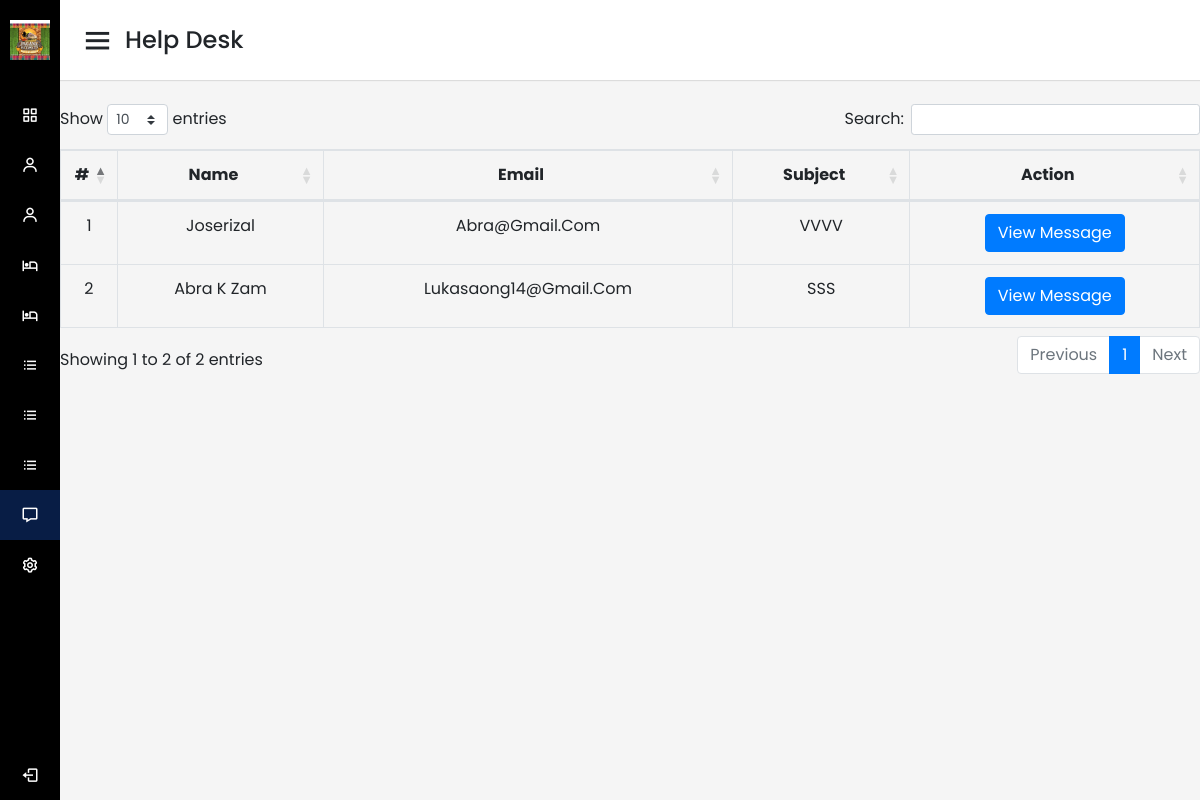
The app's page /admin/help_desk.php (signed in) with its own data.
### tables this page shows
CREATE TABLE `inquiries` (
  `id` int(11) NOT NULL,
  `name` varchar(255) NOT NULL,
  `email` varchar(255) NOT NULL,
  `subject` varchar(255) NOT NULL,
  `message` text NOT NULL,
  `status` int(11) NOT NULL
);

### admin/help_desk.php (the view, shortened to what this page needs)
<?php
if (isset($_SESSION['user_id']) && $_SESSION['role'] === "Administrator") {
?>
<!DOCTYPE html>
<html lang="en" dir="ltr">
  <head>
    <link rel="stylesheet" href="../css/admin_style.css">
    <link href='https://unpkg.com/boxicons@2.0.7/css/boxicons.min.css' rel='stylesheet'>
     <link href="https://cdnjs.cloudflare.com/ajax/libs/twitter-bootstrap/4.6.0/css/bootstrap.min.css" rel="stylesheet"/>
    <link href="https://cdn.datatables.net/1.13.3/css/dataTables.bootstrap4.min.css" rel="stylesheet"/>
   </head>
<body>
  <div class="sidebar">
    <div class="logo-details">
      <img src="../img/Pagana_logo.png" width="40" height="40" style="margin-left: 10px;" alt="">
      <span class="logo_name">Pagana Kutawato</span>
    </div>
      <ul class="nav-links">
        <li>
          <a href="dashboard.php">
            <i class='bx bx-grid-alt' ></i>
            <span class="links_name">Dashboard</span>
          </a>
        </li>
        <li>
          <a href="user.php">
            <i class='bx bx-user' ></i>
            <span class="links_name">Guests</span>
          </a>
        </li>
        <li>
          <a href="guests.php">
            <i class='bx bx-user' ></i>
            <span class="links_name">Users</span>
          </a>
        </li>
        <li>
          <a href="room.php">
            <i class='bx bx-hotel' ></i>
            <span class="links_name">Room</span>
          </a>
        </li>
        <li>
          <a href="roomavail.php">
            <i class='bx bx-hotel' ></i>
            <span class="links_name">Room Booking</span>
          </a>
        </li>
        <li>
          <a href="amenities.php">
            <i class='bx bx-list-ul' ></i>
            <span class="links_name">Amenities</span>
          </a>
        </li>
        <li>
          <a href="reservations.php">
            <i class='bx bx-list-ul' ></i>
            <span class="links_name">Reservation</span>
          </a>
        </li>
        <li>
          <a href="reports.php">
            <i class='bx bx-list-ul' ></i>
            <span class="links_name">Reports</span>
          </a>
        </li>
        <li>
          <a href="help_desk.php" class="active">
            <i class='bx bx-message' ></i>
            <span class="links_name">Help Desk</span>
          </a>
        </li>
        <li>
          <a href="settings.php">
            <i class='bx bx-cog' ></i>
            <span class="links_name">Setting</span>
          </a>
        </li>
        <li class="log_out">
          <a href="logout.php">
            <i class='bx bx-log-out'></i>
            <span class="links_name">Log out</span>
          </a>
        </li>
      </ul>
  </div>
  <section class="home-section">
    <nav>
      <div class="sidebar-button">
        <i class='bx bx-menu sidebarBtn'></i>
        <span class="dashboard">Help Desk</span>
      </div>
    </nav>
    <div class="home-content" style="overflow: hidden;">
        <div class="tables table-responsive">
            <table class="table table-bordered">
                <thead>
                <tr>
                    <th style="text-align: center; width: 5%;">#</th>
                    <th style="text-align: center;">Name</th>
                    <th style="text-align: center;">Email</th>
                    <th style="text-align: center;">Subject</th>
                    <th style="text-align: center;">Action</th>
                </tr>
                </thead>
                <tbody>
                  <?php
                  $conn = dbConnect();
                  $stmt = $conn->prepare("SELECT * FROM inquiries order by id desc");
                  $stmt->execute();
                  $result = $stmt->get_result();
                  $sn = 0;
                  while ($row = $result->fetch_assoc()) {
                      $sn++;
                      $contactName = $row['name'];
                      $contactEmail = $row['email'];
                      $contactSubject = $row['subject'];
                      $contactMessage = $row['message'];
                  ?>
                  <tr>
                      <td style="text-align: center;"><?php echo $sn; ?></td>
                      <td style="text-align: center; text-transform: capitalize "><?php echo $contactName; ?></td>
                      <td style="text-align: center; text-transform: capitalize "><?php echo $contactEmail; ?></td>
                      <td style="text-align: center; text-transform: capitalize "><?php echo $contactSubject; ?></td>
                      <td style="text-align: center; text-transform: capitalize ">
                        <a href="#" class="btn btn-primary view-message-btn" data-toggle="modal" data-target="#messageModal" data-message="<?php echo $contactMessage; ?>">View Message</a>
                      </td>
                  </tr>
                  <?php
                  }
                  ?>
                </tbody>
            </table>
        </div>
    </div>
  </section>
</body>
</html>
<?php
exit();
}elseif (isset($_SESSION['user_id']) && $_SESSION['role'] === "Guest") {
  header("Location: ../index.php");
}
?>

### css/admin_style.css (style rules this page uses)
* { margin: 0; padding: 0; box-sizing: border-box; font-family: 'Poppins', sans-serif; }
.sidebar { position: fixed; height: 100%; width: 240px; background: black; transition: all 0.5s ease; }
.sidebar .logo-details { height: 80px; display: flex; align-items: center; }
.sidebar .logo-details .logo_name { color: #fff; font-size: 15px; font-weight: 500; margin-left: 10px; }
.sidebar .nav-links { margin-top: 10px; }
.sidebar .nav-links li { position: relative; list-style: none; height: 50px; }
.sidebar .nav-links li a { height: 100%; width: 100%; display: flex; align-items: center; text-decoration: none; transition: all 0.4s ease; }
.sidebar .nav-links li a.active { background: #081D45; }
.sidebar .nav-links li i { min-width: 60px; text-align: center; font-size: 18px; color: #fff; }
.sidebar .nav-links li a .links_name { color: #fff; font-size: 15px; font-weight: 400; white-space: nowrap; }
.sidebar .nav-links .log_out { position: absolute; bottom: 0; width: 100%; }
.home-section { position: relative; background: #f5f5f5; min-height: 100vh; width: calc(100% - 240px); left: 240px; transition: all 0.5s ease; }
.home-section nav { display: flex; justify-content: space-between; height: 80px; background: #fff; display: flex; align-items: center; position: fixed; width: calc(100% - 240px); left: 240px; z-index: 100; padding: 0 20px; box-shadow: 0 1px 1px rgba(0, 0, 0, 0.1); transition: all 0.5s ease; }
.home-section nav .sidebar-button { display: flex; align-items: center; font-size: 24px; font-weight: 500; }
nav .sidebar-button i { font-size: 35px; margin-right: 10px; }
.home-section .home-content { position: relative; padding-top: 104px; }
@media (max-width: 1240px) { .sidebar { width: 60px; } }
@media (max-width: 1240px) { .home-section { width: calc(100% - 60px); left: 60px; } }
@media (max-width: 1240px) { .home-section nav { width: calc(100% - 60px); left: 60px; } }

### records on screen
inquiries: name "Joserizal", email "Abra@gmail.com", subject "VVVV"
inquiries: name "Abra K Zam", email "Lukasaong14@gmail.com", subject "SSS"
